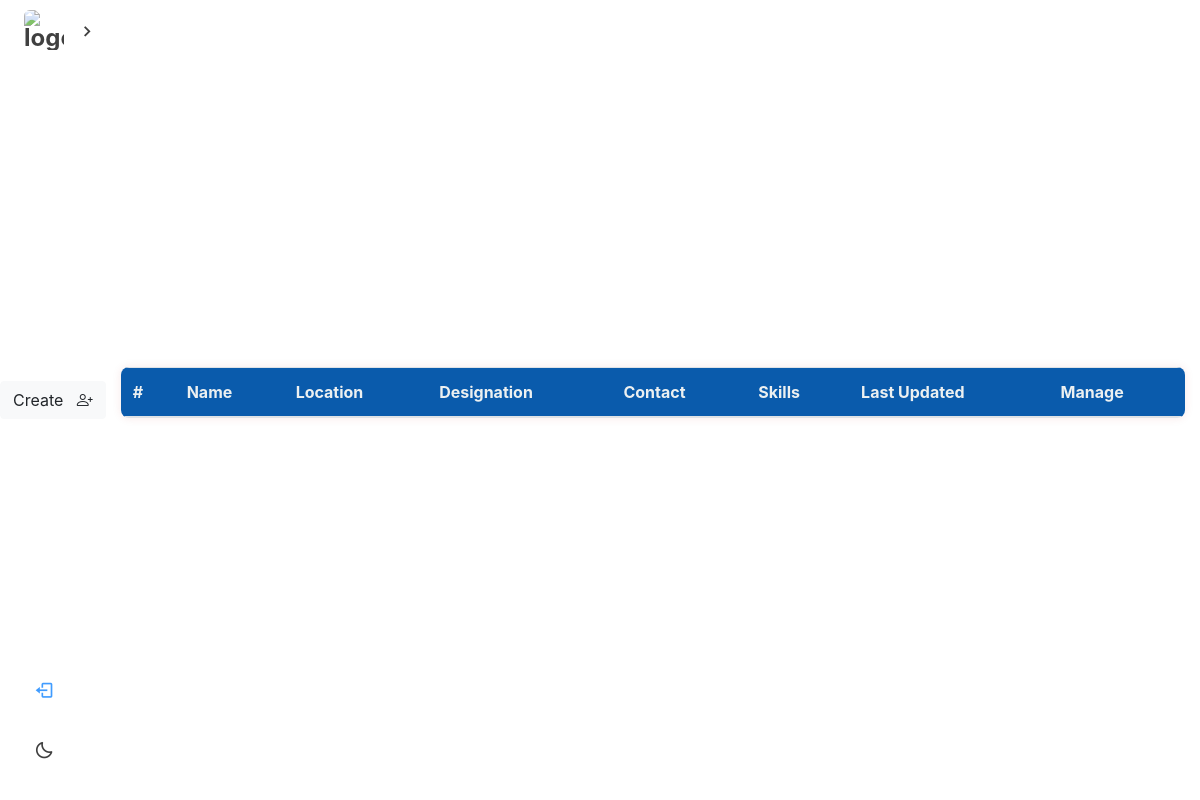
Before: /list/ (signed in) with the older database file.
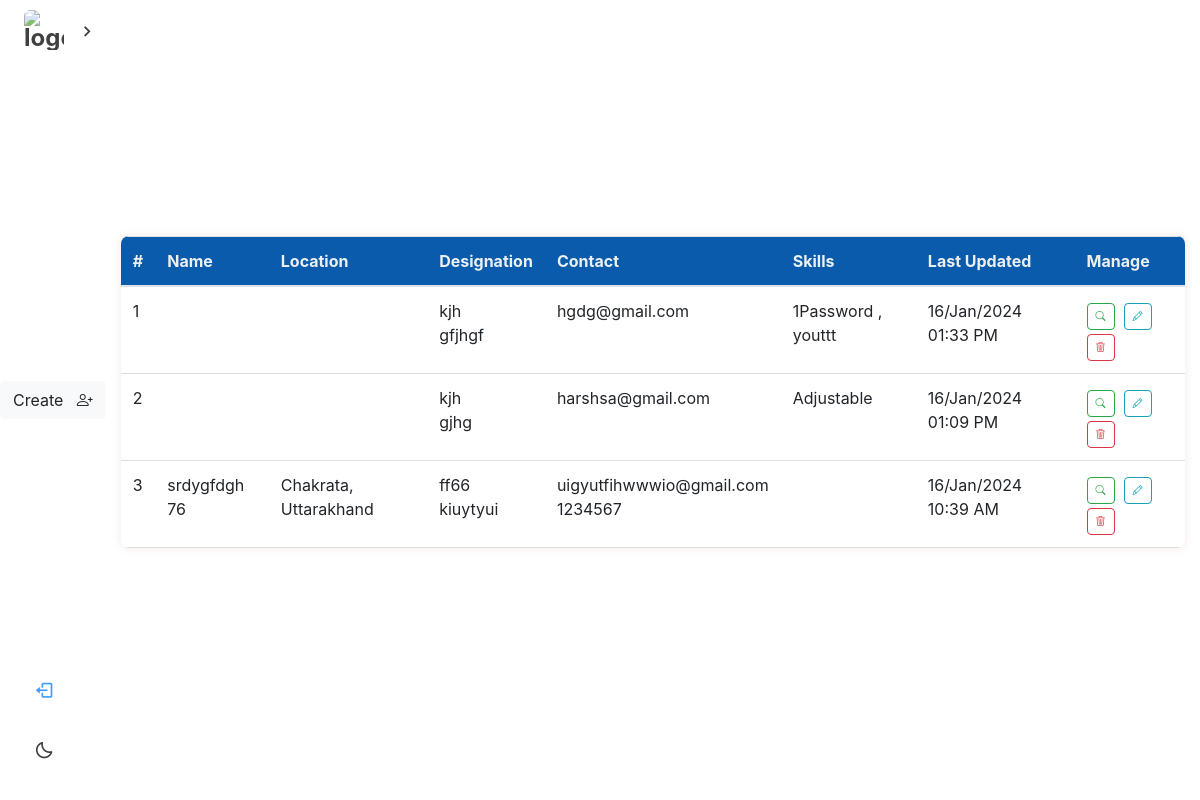
After: the same page with the newer database file.
### candidate_app/models.py (models this page shows, shortened)
class Candidate(models.Model):
    user = models.ForeignKey(CustomUser, on_delete=models.CASCADE)
    email = models.EmailField(unique=True)
    phone = models.CharField(max_length=15)
    client_name = models.CharField(max_length=15)
    first_name = models.CharField(max_length=150, null=True)
    last_name = models.CharField(max_length=150)
    mode_of_work = models.CharField(max_length=150, default='full_time',null=True)
    gender = models.CharField(max_length=50, default='unknown', null=True,blank=True)
    college = models.CharField(max_length=50,    null=True,blank=True)
    graduation_year= models.CharField(max_length=50, null=True,blank=True)
    qualification = models.TextField(null=True,blank=True)
    skills = models.ManyToManyField(Skill)
    experience = models.FloatField(null=True, blank=True)
    relevent_experience = models.FloatField(null=True, blank=True)
    designation = models.CharField(max_length=50, null=True,blank=True)
    expected_ctc = models.CharField(max_length=50, null=True,blank=True)
    current_ctc = models.CharField(max_length=50, null=True,blank=True)
    offer_in_hands = models.CharField(max_length=50,default=None, null=True,blank=True)
    offer_details= models.CharField(max_length=50,default=None, null=True,blank=True)     ###  hidden box
    notice_period = models.CharField(max_length=50, null=True,blank=True)
    current_company = models.CharField(max_length=100, null=True,blank=True)
    reason_for_change = models.CharField(max_length=2000, null=True,blank=True)          ###  hidden
    location = models.CharField(max_length=50, null=True,blank=True)
    resume = models.FileField(upload_to='resume/',max_length=200,blank=True,null=True)
    remarks = models.TextField(null=True,blank=True)
    updated_by = models.CharField(max_length=50, null=True,blank=True)
    updated_on = models.DateTimeField(auto_now=True, null=True)
    screening_time = models.CharField(max_length=100, null=True,blank=True)
    recruiter = models.CharField(max_length=50, null=True,blank=True)
    status = models.CharField(max_length=100, null=True,blank=True)
    rejection_reason = models.CharField(max_length=100, null=True,blank=True)         ### hidden
    additional_status = models.CharField(max_length=100, null=True,blank=True)
    rejection_reason_for_r1_r4 = models.CharField(max_length=100, null=True,blank=True)        ## hidden
    offer = models.CharField(max_length=100, null=True,blank=True)
    offer_reject_reason = models.CharField(max_length=100, null=True,blank=True)
    class Meta:
        ordering = ["-updated_on"]
    def formatted_updated_on(self):
        return self.updated_on.strftime('%d/%b/%Y %I:%M %p')

class Skill(models.Model):
    user = models.ForeignKey(CustomUser, on_delete=models.CASCADE)
    name = models.CharField(max_length=50)

### candidate_app/views.py (the view)
# urls.py: path('list/',ListCandidate.as_view(),name='list'),   ## list all cacndidate
@method_decorator(login_required, name='dispatch')
class ListCandidate(ListView):
    model = Candidate
    fields = "__all__"
    template_name = 'mycandidates.html'
    context_object_name = "list"
    def get_queryset(self):
        queryset = super().get_queryset().filter(user=self.request.user)
        return queryset

### templates/mycandidates.html (shortened to what this page needs)
<!DOCTYPE html>
<html lang="en">
<head>
    <link rel="stylesheet" href="https://cdn.datatables.net/1.10.24/css/jquery.dataTables.min.css">
    <link rel="stylesheet" href="https://cdnjs.cloudflare.com/ajax/libs/font-awesome/5.15.1/css/all.min.css">
    <link rel="stylesheet" href="https://cdn.jsdelivr.net/npm/bootstrap-icons@1.11.3/font/bootstrap-icons.min.css">
    <link rel="stylesheet" href="https://cdn.jsdelivr.net/npm/bootstrap@4.4.1/dist/css/bootstrap.min.css">
</head>
<body>
    {% block content %}
    {% include 'sidebar.html' %}
    {% include 'delete_messages.html' %}
<br>
<br>
<br>
<br>
<center><a href="/create"><button class="btn btn-light">Create &nbsp; <i class="bi bi-person-plus"></i></button></a></center>
<div class="container">
    <table class="table">
        <thead>
            <tr>
                <th>#</th>
                <th>Name</th>
                <th>Location</th>
                <th>Designation</th>
                <th>Contact</th>
                <th>Skills</th>
                <th>Last Updated</th>
                <th>Manage</th>
            </tr>
        </thead>
        <tbody>
            {% for i in list %}
            <tr>
                <td id="snno" ></td>
                <td>{{i.first_name}} {{i.last_name}}</td>
                <td>{{i.location}} </td>
                <td>
                    <span>{{i.designation}} </span><br>
                    <span>{{i.client_name }} </span>
                  </td>
                <td>
                    <span >{{i.email}}</span><br>
                    <span >{{i.phone}}</span>
                  </td>
                    <td>
                        {% for skill in i.skills.all %}
                        {{ skill.name }}
                        {% if not forloop.last %}, {% endif %}
                        {% endfor %}</td>
                        <td>{{i.formatted_updated_on}}</td>
                <td>
                    <a href="{% url 'detail' i.id %}"><button style="font-size: 10px;padding: 5px 8px;" title="View"
                        class="btn btn-outline-success"><i class="bi bi-search"></i></button></a>&nbsp;
                    <a href="{% url 'update' i.id %}"><button style="font-size: 10px;padding: 5px 8px;" title="Edit"
                        class="btn btn-outline-info my-1"><i class="bi bi-pencil"></i></button></a>&nbsp;
                    <a href="{% url 'delete' i.id %}"><button style="font-size: 10px;padding: 5px 8px;" title="Delete"
                        class="btn btn-outline-danger"><i class="bi bi-trash3"></i></button></a>&nbsp;
                  </td>
            </tr>
            {% endfor %}
        </tbody>
    </table>
</div>
{% endblock %}
</body>
</html>

Changed rows visible on the page:
added Candidate: designation "kjh", client_name "gfjhgf", email "hgdg@gmail.com", formatted_updated_on "16/Jan/2024 01:33 PM"
added Skill: name "1Password", shown under "kjh"
added Skill: name "youttt", shown under "kjh"
added Candidate: designation "kjh", client_name "gjhg", email "harshsa@gmail.com", formatted_updated_on "16/Jan/2024 01:09 PM"
added Skill: name "Adjustable", shown under "kjh"
added Candidate: first_name "srdygfdgh 76", location "Chakrata, Uttarakhand", designation "ff66", client_name "kiuytyui", email "uigyutfihwwwio@gmail.com", phone "1234567", formatted_updated_on "16/Jan/2024 10:39 AM"
